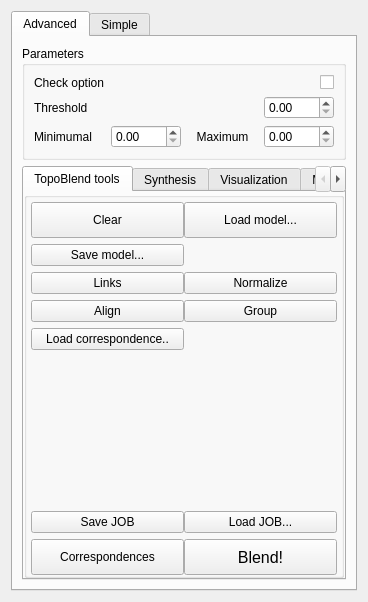
<?xml version="1.0" encoding="UTF-8"?>
<ui version="4.0">
 <class>topo_blend_widget</class>
 <widget class="QWidget" name="topo_blend_widget">
  <property name="geometry">
   <rect>
    <x>0</x>
    <y>0</y>
    <width>348</width>
    <height>580</height>
   </rect>
  </property>
  <property name="windowTitle">
   <string>Topo Blend Tool</string>
  </property>
  <layout class="QVBoxLayout" name="verticalLayout">
   <item>
    <widget class="QTabWidget" name="tabWidget_2">
     <property name="currentIndex">
      <number>0</number>
     </property>
     <property name="movable">
      <bool>true</bool>
     </property>
     <widget class="QWidget" name="tab_5">
      <attribute name="title">
       <string>Advanced</string>
      </attribute>
      <layout class="QVBoxLayout" name="verticalLayout_4">
       <item>
        <widget class="QGroupBox" name="groupBox1">
         <property name="title">
          <string>Parameters</string>
         </property>
         <layout class="QGridLayout" name="gridLayout">
          <item row="0" column="3">
           <widget class="QCheckBox" name="checkBox">
            <property name="layoutDirection">
             <enum>Qt::RightToLeft</enum>
            </property>
            <property name="text">
             <string/>
            </property>
           </widget>
          </item>
          <item row="0" column="0" colspan="2">
           <widget class="QLabel" name="label">
            <property name="text">
             <string>Check option</string>
            </property>
           </widget>
          </item>
          <item row="1" column="0">
           <widget class="QLabel" name="label_2">
            <property name="text">
             <string>Threshold</string>
            </property>
           </widget>
          </item>
          <item row="2" column="0">
           <widget class="QLabel" name="label_3">
            <property name="text">
             <string>Minimumal</string>
            </property>
           </widget>
          </item>
          <item row="1" column="3">
           <widget class="QDoubleSpinBox" name="doubleSpinBox"/>
          </item>
          <item row="2" column="2">
           <widget class="QLabel" name="label_4">
            <property name="text">
             <string>Maximum</string>
            </property>
            <property name="alignment">
             <set>Qt::AlignCenter</set>
            </property>
           </widget>
          </item>
          <item row="2" column="1">
           <widget class="QDoubleSpinBox" name="doubleSpinBoxMin"/>
          </item>
          <item row="2" column="3">
           <widget class="QDoubleSpinBox" name="doubleSpinBoxMax"/>
          </item>
         </layout>
        </widget>
       </item>
       <item>
        <widget class="QTabWidget" name="tabWidget">
         <property name="autoFillBackground">
          <bool>false</bool>
         </property>
         <property name="tabShape">
          <enum>QTabWidget::Rounded</enum>
         </property>
         <property name="currentIndex">
          <number>0</number>
         </property>
         <widget class="QWidget" name="tab">
          <attribute name="title">
           <string>TopoBlend tools</string>
          </attribute>
          <layout class="QGridLayout" name="gridLayout_6">
           <property name="leftMargin">
            <number>0</number>
           </property>
           <property name="topMargin">
            <number>0</number>
           </property>
           <property name="rightMargin">
            <number>0</number>
           </property>
           <property name="bottomMargin">
            <number>0</number>
           </property>
           <property name="spacing">
            <number>0</number>
           </property>
           <item row="0" column="0">
            <widget class="QGroupBox" name="groupBox2">
             <property name="title">
              <string/>
             </property>
             <property name="flat">
              <bool>true</bool>
             </property>
             <layout class="QGridLayout" name="gridLayout_2">
              <property name="leftMargin">
               <number>4</number>
              </property>
              <property name="topMargin">
               <number>4</number>
              </property>
              <property name="rightMargin">
               <number>4</number>
              </property>
              <property name="bottomMargin">
               <number>0</number>
              </property>
              <property name="horizontalSpacing">
               <number>0</number>
              </property>
              <item row="16" column="0">
               <widget class="QPushButton" name="computeCorrButton">
                <property name="sizePolicy">
                 <sizepolicy hsizetype="Minimum" vsizetype="Maximum">
                  <horstretch>0</horstretch>
                  <verstretch>0</verstretch>
                 </sizepolicy>
                </property>
                <property name="minimumSize">
                 <size>
                  <width>0</width>
                  <height>36</height>
                 </size>
                </property>
                <property name="text">
                 <string>Correspondences</string>
                </property>
               </widget>
              </item>
              <item row="5" column="1">
               <widget class="QPushButton" name="normalizeButton">
                <property name="text">
                 <string>Normalize</string>
                </property>
               </widget>
              </item>
              <item row="2" column="1">
               <widget class="QPushButton" name="loadButton">
                <property name="minimumSize">
                 <size>
                  <width>0</width>
                  <height>36</height>
                 </size>
                </property>
                <property name="text">
                 <string>Load model...</string>
                </property>
                <property name="icon">
                 <iconset resource="topo-blend.qrc">
                  <normaloff>:/images/openGraph.png</normaloff>:/images/openGraph.png</iconset>
                </property>
               </widget>
              </item>
              <item row="2" column="0">
               <widget class="QPushButton" name="clearButton">
                <property name="minimumSize">
                 <size>
                  <width>0</width>
                  <height>36</height>
                 </size>
                </property>
                <property name="text">
                 <string>Clear</string>
                </property>
                <property name="icon">
                 <iconset resource="topo-blend.qrc">
                  <normaloff>:/images/cross-white.png</normaloff>:/images/cross-white.png</iconset>
                </property>
               </widget>
              </item>
              <item row="10" column="1">
               <widget class="QPushButton" name="groupButton">
                <property name="text">
                 <string>Group</string>
                </property>
                <property name="icon">
                 <iconset resource="topo-blend.qrc">
                  <normaloff>:/images/group.png</normaloff>:/images/group.png</iconset>
                </property>
                <property name="iconSize">
                 <size>
                  <width>24</width>
                  <height>24</height>
                 </size>
                </property>
               </widget>
              </item>
              <item row="16" column="1">
               <widget class="QPushButton" name="blendButton">
                <property name="minimumSize">
                 <size>
                  <width>0</width>
                  <height>36</height>
                 </size>
                </property>
                <property name="font">
                 <font>
                  <pointsize>12</pointsize>
                 </font>
                </property>
                <property name="text">
                 <string>Blend!</string>
                </property>
               </widget>
              </item>
              <item row="12" column="0" colspan="2">
               <spacer name="verticalSpacer_6">
                <property name="orientation">
                 <enum>Qt::Vertical</enum>
                </property>
                <property name="sizeHint" stdset="0">
                 <size>
                  <width>20</width>
                  <height>40</height>
                 </size>
                </property>
               </spacer>
              </item>
              <item row="13" column="1">
               <widget class="QPushButton" name="loadJobButton">
                <property name="text">
                 <string>Load JOB...</string>
                </property>
               </widget>
              </item>
              <item row="13" column="0">
               <widget class="QPushButton" name="saveJobButton">
                <property name="text">
                 <string>Save JOB</string>
                </property>
               </widget>
              </item>
              <item row="3" column="0">
               <widget class="QPushButton" name="saveButton">
                <property name="text">
                 <string>Save model...</string>
                </property>
                <property name="icon">
                 <iconset resource="topo-blend.qrc">
                  <normaloff>:/images/saveGraph.png</normaloff>:/images/saveGraph.png</iconset>
                </property>
               </widget>
              </item>
              <item row="10" column="0">
               <widget class="QPushButton" name="alignButton">
                <property name="minimumSize">
                 <size>
                  <width>0</width>
                  <height>12</height>
                 </size>
                </property>
                <property name="text">
                 <string>Align</string>
                </property>
                <property name="icon">
                 <iconset resource="topo-blend.qrc">
                  <normaloff>:/images/align.png</normaloff>:/images/align.png</iconset>
                </property>
                <property name="iconSize">
                 <size>
                  <width>22</width>
                  <height>24</height>
                 </size>
                </property>
               </widget>
              </item>
              <item row="5" column="0">
               <widget class="QPushButton" name="linksButton">
                <property name="text">
                 <string>Links</string>
                </property>
                <property name="icon">
                 <iconset resource="topo-blend.qrc">
                  <normaloff>:/images/network.png</normaloff>:/images/network.png</iconset>
                </property>
               </widget>
              </item>
              <item row="11" column="0">
               <widget class="QPushButton" name="loadCorrButton">
                <property name="text">
                 <string>Load correspondence..</string>
                </property>
               </widget>
              </item>
             </layout>
            </widget>
           </item>
          </layout>
         </widget>
         <widget class="QWidget" name="tab_3">
          <attribute name="title">
           <string>Synthesis</string>
          </attribute>
          <layout class="QVBoxLayout" name="verticalLayout_2">
           <item>
            <widget class="QGroupBox" name="groupBox3">
             <property name="title">
              <string>Synthesis data</string>
             </property>
             <layout class="QGridLayout" name="gridLayout_3">
              <item row="3" column="1">
               <widget class="QPushButton" name="saveSynthButton">
                <property name="text">
                 <string>Save</string>
                </property>
               </widget>
              </item>
              <item row="1" column="0" colspan="2">
               <widget class="QPushButton" name="genSynthButton">
                <property name="text">
                 <string>Generate</string>
                </property>
               </widget>
              </item>
              <item row="3" column="0">
               <widget class="QPushButton" name="loadSynthButton">
                <property name="text">
                 <string>Load</string>
                </property>
               </widget>
              </item>
              <item row="0" column="0">
               <widget class="QLabel" name="label_5">
                <property name="text">
                 <string>Number of samples</string>
                </property>
               </widget>
              </item>
              <item row="4" column="1">
               <widget class="QPushButton" name="outputCloudButton">
                <property name="text">
                 <string>Point cloud..</string>
                </property>
               </widget>
              </item>
              <item row="5" column="0">
               <widget class="QPushButton" name="combineMeshesButton">
                <property name="text">
                 <string>Combine meshes</string>
                </property>
               </widget>
              </item>
              <item row="4" column="0">
               <widget class="QPushButton" name="reconstructButton">
                <property name="text">
                 <string>Reconstruct XYZ</string>
                </property>
               </widget>
              </item>
              <item row="0" column="1">
               <widget class="QSpinBox" name="synthesisSamplesCount">
                <property name="maximum">
                 <number>100000000</number>
                </property>
                <property name="singleStep">
                 <number>1000</number>
                </property>
                <property name="value">
                 <number>20000</number>
                </property>
               </widget>
              </item>
              <item row="6" column="0">
               <spacer name="verticalSpacer_4">
                <property name="orientation">
                 <enum>Qt::Vertical</enum>
                </property>
                <property name="sizeHint" stdset="0">
                 <size>
                  <width>20</width>
                  <height>40</height>
                 </size>
                </property>
               </spacer>
              </item>
              <item row="5" column="1">
               <widget class="QPushButton" name="clearSynthButton">
                <property name="text">
                 <string>Clear</string>
                </property>
               </widget>
              </item>
             </layout>
            </widget>
           </item>
          </layout>
         </widget>
         <widget class="QWidget" name="tab_4">
          <attribute name="title">
           <string>Visualization</string>
          </attribute>
          <layout class="QVBoxLayout" name="verticalLayout_3">
           <item>
            <widget class="QGroupBox" name="groupBox">
             <property name="title">
              <string>Visualization</string>
             </property>
             <layout class="QGridLayout" name="gridLayout_5">
              <item row="2" column="1">
               <widget class="QCheckBox" name="showCurveFrames">
                <property name="text">
                 <string>Curve frames</string>
                </property>
                <attribute name="buttonGroup">
                 <string notr="true">vizButtonGroup</string>
                </attribute>
               </widget>
              </item>
              <item row="1" column="1">
               <widget class="QCheckBox" name="showCtrlPts">
                <property name="text">
                 <string>Control points</string>
                </property>
                <attribute name="buttonGroup">
                 <string notr="true">vizButtonGroup</string>
                </attribute>
               </widget>
              </item>
              <item row="1" column="0">
               <widget class="QCheckBox" name="showTasks">
                <property name="text">
                 <string>Tasks</string>
                </property>
                <attribute name="buttonGroup">
                 <string notr="true">vizButtonGroup</string>
                </attribute>
               </widget>
              </item>
              <item row="4" column="1">
               <widget class="QDoubleSpinBox" name="splatSize">
                <property name="decimals">
                 <number>7</number>
                </property>
                <property name="minimum">
                 <double>0.000001000000000</double>
                </property>
                <property name="maximum">
                 <double>10000.000000000000000</double>
                </property>
                <property name="singleStep">
                 <double>0.000500000000000</double>
                </property>
                <property name="value">
                 <double>0.020000000000000</double>
                </property>
               </widget>
              </item>
              <item row="2" column="0">
               <widget class="QCheckBox" name="showNodes">
                <property name="text">
                 <string>Show nodes</string>
                </property>
                <property name="checked">
                 <bool>true</bool>
                </property>
                <attribute name="buttonGroup">
                 <string notr="true">vizButtonGroup</string>
                </attribute>
               </widget>
              </item>
              <item row="0" column="0">
               <widget class="QCheckBox" name="showEdges">
                <property name="text">
                 <string>Links</string>
                </property>
                <attribute name="buttonGroup">
                 <string notr="true">vizButtonGroup</string>
                </attribute>
               </widget>
              </item>
              <item row="4" column="0">
               <widget class="QCheckBox" name="isSplatsHQ">
                <property name="text">
                 <string>High quality splats</string>
                </property>
                <attribute name="buttonGroup">
                 <string notr="true">vizButtonGroup</string>
                </attribute>
               </widget>
              </item>
              <item row="5" column="0">
               <spacer name="verticalSpacer_3">
                <property name="orientation">
                 <enum>Qt::Vertical</enum>
                </property>
                <property name="sizeHint" stdset="0">
                 <size>
                  <width>20</width>
                  <height>40</height>
                 </size>
                </property>
               </spacer>
              </item>
              <item row="0" column="1">
               <widget class="QCheckBox" name="showMeshes">
                <property name="text">
                 <string>Meshes</string>
                </property>
                <property name="checked">
                 <bool>true</bool>
                </property>
                <attribute name="buttonGroup">
                 <string notr="true">vizButtonGroup</string>
                </attribute>
               </widget>
              </item>
              <item row="3" column="0">
               <widget class="QCheckBox" name="showSamples">
                <property name="text">
                 <string>Show samples</string>
                </property>
                <property name="checked">
                 <bool>true</bool>
                </property>
                <attribute name="buttonGroup">
                 <string notr="true">vizButtonGroup</string>
                </attribute>
               </widget>
              </item>
             </layout>
            </widget>
           </item>
          </layout>
         </widget>
         <widget class="QWidget" name="tab_2">
          <attribute name="title">
           <string>Model tools</string>
          </attribute>
          <layout class="QGridLayout" name="gridLayout_7">
           <item row="1" column="5">
            <widget class="QLabel" name="label_8">
             <property name="text">
              <string>Z</string>
             </property>
             <property name="alignment">
              <set>Qt::AlignCenter</set>
             </property>
            </widget>
           </item>
           <item row="2" column="4">
            <widget class="QDoubleSpinBox" name="movY">
             <property name="decimals">
              <number>2</number>
             </property>
             <property name="minimum">
              <double>-100.000000000000000</double>
             </property>
            </widget>
           </item>
           <item row="6" column="3" colspan="4">
            <widget class="QPushButton" name="bottomCenterModel">
             <property name="text">
              <string>Bottom center origin</string>
             </property>
            </widget>
           </item>
           <item row="2" column="3">
            <widget class="QDoubleSpinBox" name="movX">
             <property name="decimals">
              <number>2</number>
             </property>
             <property name="minimum">
              <double>-100.000000000000000</double>
             </property>
            </widget>
           </item>
           <item row="1" column="4">
            <widget class="QLabel" name="label_7">
             <property name="text">
              <string>Y</string>
             </property>
             <property name="alignment">
              <set>Qt::AlignCenter</set>
             </property>
            </widget>
           </item>
           <item row="4" column="6">
            <widget class="QPushButton" name="scaleModel">
             <property name="text">
              <string>Scale</string>
             </property>
            </widget>
           </item>
           <item row="4" column="5">
            <widget class="QDoubleSpinBox" name="scaleZ">
             <property name="decimals">
              <number>2</number>
             </property>
             <property name="singleStep">
              <double>0.100000000000000</double>
             </property>
             <property name="value">
              <double>1.000000000000000</double>
             </property>
            </widget>
           </item>
           <item row="4" column="3">
            <widget class="QDoubleSpinBox" name="scaleX">
             <property name="decimals">
              <number>2</number>
             </property>
            </widget>
           </item>
           <item row="7" column="3" colspan="4">
            <widget class="QPushButton" name="normalizeModel">
             <property name="text">
              <string>Normalize</string>
             </property>
            </widget>
           </item>
           <item row="4" column="4">
            <widget class="QDoubleSpinBox" name="scaleY">
             <property name="decimals">
              <number>2</number>
             </property>
            </widget>
           </item>
           <item row="3" column="3">
            <widget class="QDoubleSpinBox" name="rotX">
             <property name="decimals">
              <number>1</number>
             </property>
            </widget>
           </item>
           <item row="1" column="3">
            <widget class="QLabel" name="label_6">
             <property name="text">
              <string>X</string>
             </property>
             <property name="alignment">
              <set>Qt::AlignCenter</set>
             </property>
            </widget>
           </item>
           <item row="5" column="3" colspan="4">
            <widget class="QCheckBox" name="isUniformScale">
             <property name="text">
              <string>uniform scale</string>
             </property>
             <property name="checked">
              <bool>true</bool>
             </property>
            </widget>
           </item>
           <item row="3" column="5">
            <widget class="QDoubleSpinBox" name="rotZ">
             <property name="decimals">
              <number>1</number>
             </property>
             <property name="value">
              <double>90.000000000000000</double>
             </property>
            </widget>
           </item>
           <item row="2" column="5">
            <widget class="QDoubleSpinBox" name="movZ">
             <property name="decimals">
              <number>2</number>
             </property>
             <property name="minimum">
              <double>-100.000000000000000</double>
             </property>
            </widget>
           </item>
           <item row="3" column="6">
            <widget class="QPushButton" name="rotateModel">
             <property name="text">
              <string>Rotate</string>
             </property>
            </widget>
           </item>
           <item row="3" column="4">
            <widget class="QDoubleSpinBox" name="rotY">
             <property name="decimals">
              <number>1</number>
             </property>
            </widget>
           </item>
           <item row="2" column="6">
            <widget class="QPushButton" name="moveModel">
             <property name="text">
              <string>Move</string>
             </property>
            </widget>
           </item>
           <item row="9" column="3" colspan="2">
            <widget class="QPushButton" name="exportAsOBJ">
             <property name="text">
              <string>Export as OBJ</string>
             </property>
            </widget>
           </item>
           <item row="1" column="6">
            <widget class="QPushButton" name="refreshViewButton">
             <property name="text">
              <string>Refresh</string>
             </property>
             <property name="icon">
              <iconset resource="topo-blend.qrc">
               <normaloff>:/images/update.png</normaloff>:/images/update.png</iconset>
             </property>
            </widget>
           </item>
           <item row="10" column="3" colspan="4">
            <widget class="QGroupBox" name="groupBox_2">
             <property name="title">
              <string>Part tools</string>
             </property>
             <layout class="QGridLayout" name="gridLayout_8">
              <item row="1" column="0">
               <widget class="QPushButton" name="reverseCurveButton">
                <property name="text">
                 <string>Reverse curve</string>
                </property>
               </widget>
              </item>
              <item row="1" column="1">
               <widget class="QPushButton" name="flipNodeButton">
                <property name="text">
                 <string>Flip</string>
                </property>
               </widget>
              </item>
              <item row="0" column="0" colspan="2">
               <widget class="QListWidget" name="partsList">
                <property name="selectionMode">
                 <enum>QAbstractItemView::MultiSelection</enum>
                </property>
               </widget>
              </item>
             </layout>
            </widget>
           </item>
          </layout>
         </widget>
        </widget>
       </item>
       <item>
        <spacer name="verticalSpacer">
         <property name="orientation">
          <enum>Qt::Vertical</enum>
         </property>
         <property name="sizeHint" stdset="0">
          <size>
           <width>20</width>
           <height>1</height>
          </size>
         </property>
        </spacer>
       </item>
      </layout>
     </widget>
     <widget class="QWidget" name="tab_6">
      <attribute name="title">
       <string>Simple</string>
      </attribute>
      <layout class="QVBoxLayout" name="verticalLayout_5">
       <item>
        <widget class="QWidget" name="simpleWidget" native="true"/>
       </item>
      </layout>
     </widget>
    </widget>
   </item>
  </layout>
 </widget>
 <tabstops>
  <tabstop>tabWidget_2</tabstop>
  <tabstop>checkBox</tabstop>
  <tabstop>doubleSpinBox</tabstop>
  <tabstop>doubleSpinBoxMin</tabstop>
  <tabstop>doubleSpinBoxMax</tabstop>
  <tabstop>tabWidget</tabstop>
  <tabstop>linksButton</tabstop>
  <tabstop>alignButton</tabstop>
  <tabstop>groupButton</tabstop>
  <tabstop>saveButton</tabstop>
  <tabstop>normalizeButton</tabstop>
  <tabstop>clearButton</tabstop>
  <tabstop>loadButton</tabstop>
  <tabstop>saveJobButton</tabstop>
  <tabstop>loadJobButton</tabstop>
  <tabstop>computeCorrButton</tabstop>
  <tabstop>blendButton</tabstop>
  <tabstop>saveSynthButton</tabstop>
  <tabstop>genSynthButton</tabstop>
  <tabstop>loadSynthButton</tabstop>
  <tabstop>outputCloudButton</tabstop>
  <tabstop>combineMeshesButton</tabstop>
  <tabstop>reconstructButton</tabstop>
  <tabstop>synthesisSamplesCount</tabstop>
  <tabstop>showCurveFrames</tabstop>
  <tabstop>showNodes</tabstop>
  <tabstop>showTasks</tabstop>
  <tabstop>showCtrlPts</tabstop>
  <tabstop>splatSize</tabstop>
  <tabstop>isSplatsHQ</tabstop>
  <tabstop>showEdges</tabstop>
  <tabstop>showMeshes</tabstop>
  <tabstop>movY</tabstop>
  <tabstop>bottomCenterModel</tabstop>
  <tabstop>movX</tabstop>
  <tabstop>scaleModel</tabstop>
  <tabstop>scaleZ</tabstop>
  <tabstop>scaleX</tabstop>
  <tabstop>normalizeModel</tabstop>
  <tabstop>scaleY</tabstop>
  <tabstop>rotX</tabstop>
  <tabstop>isUniformScale</tabstop>
  <tabstop>rotZ</tabstop>
  <tabstop>movZ</tabstop>
  <tabstop>rotateModel</tabstop>
  <tabstop>rotY</tabstop>
  <tabstop>moveModel</tabstop>
  <tabstop>exportAsOBJ</tabstop>
  <tabstop>refreshViewButton</tabstop>
  <tabstop>reverseCurveButton</tabstop>
  <tabstop>partsList</tabstop>
 </tabstops>
 <resources>
  <include location="topo-blend.qrc"/>
 </resources>
 <connections/>
 <buttongroups>
  <buttongroup name="vizButtonGroup">
   <property name="exclusive">
    <bool>false</bool>
   </property>
  </buttongroup>
 </buttongroups>
</ui>
